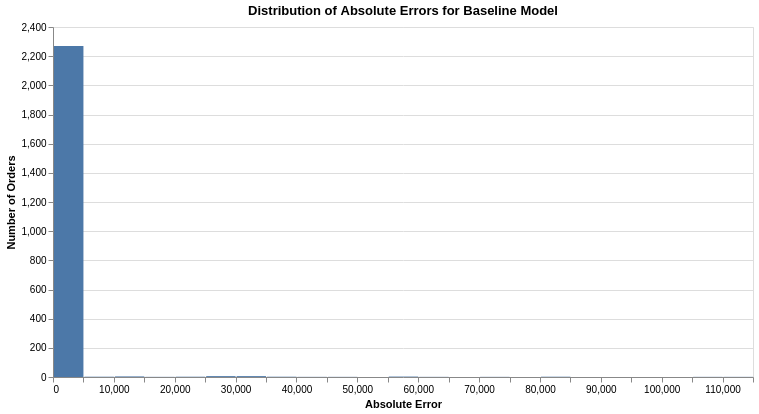

The notebook cell saved with this chart:
### Code cell
# Error distribution for validation set

alt.Chart(validation_plot_data).mark_bar().encode(
    x=alt.X(
        "absolute_error:Q",
        bin=alt.Bin(maxbins=50),
        title="Absolute Error"
    ),
    y=alt.Y("count():Q", title="Number of Orders"),
    tooltip=["count()"]
).properties(
    title="Distribution of Absolute Errors for Baseline Model",
    width=700,
    height=350
)

### Figure 1 — Vega-Lite specification as saved in the notebook (floating-point values rounded to 4 significant figures; data arrays with more than 128 entries replaced by an {"elided": "..."} marker saying what was removed)
{"config": {"view": {"continuousWidth": 300, "continuousHeight": 300}}, "data": {"name": "data-3260f1a6572f98a6246fb8000b6b6f17"}, "mark": {"type": "bar"}, "encoding": {"tooltip": [{"aggregate": "count", "type": "quantitative"}], "x": {"bin": {"maxbins": 50}, "field": "absolute_error", "title": "Absolute Error", "type": "quantitative"}, "y": {"aggregate": "count", "title": "Number of Orders", "type": "quantitative"}}, "height": 350, "title": "Distribution of Absolute Errors for Baseline Model", "width": 700, "$schema": "https://vega.github.io/schema/vega-lite/v5.20.1.json", "datasets": {"data-3260f1a6572f98a6246fb8000b6b6f17": {"elided": "2304 records"}}}
